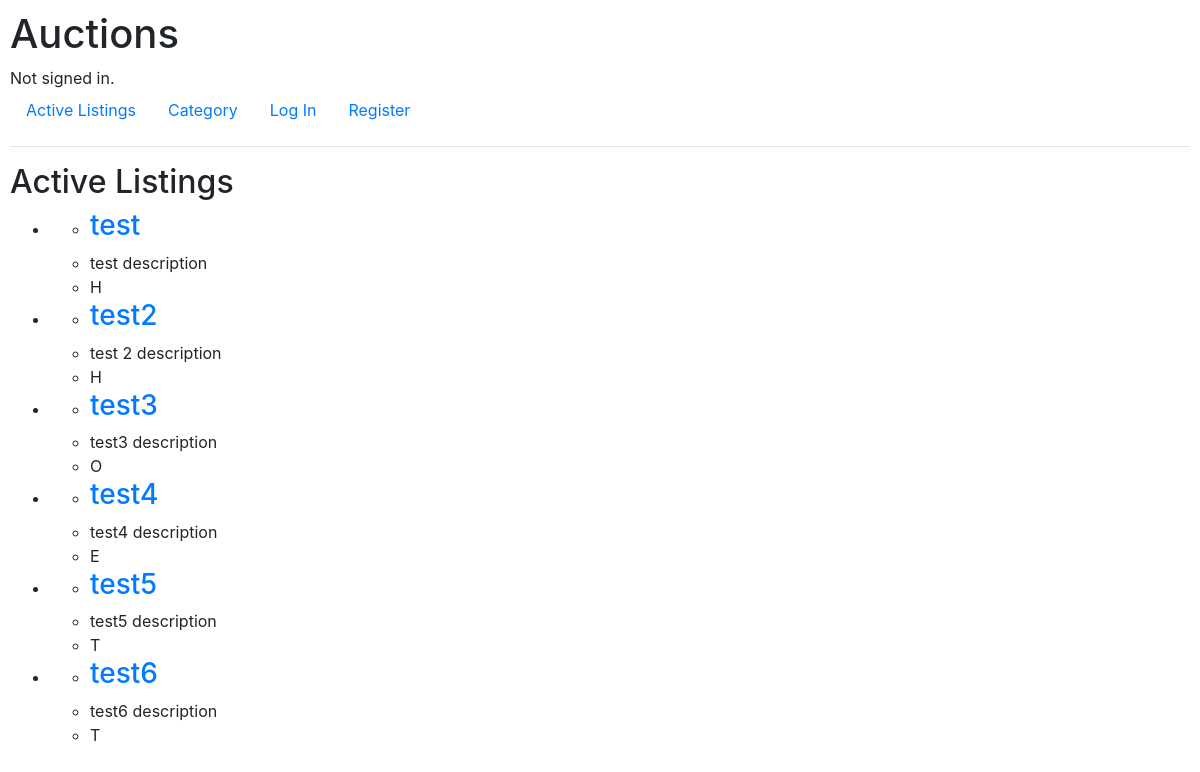
The page / on the database its author committed.
### auctions/models.py (models this page shows)
class Listing(models.Model):
    CATEGORIES = [
        ('H', 'Home'),
        ('F', 'Fashion'),
        ('T', 'Toys'),
        ('E', 'Electronics'),
        ('O', 'Other')
    ]
    title = models.CharField(max_length=64)
    description = models.TextField()
    category = models.CharField(max_length=1, choices=CATEGORIES)
    watching = models.ManyToManyField(User,related_name='listings')

### auctions/views.py (the view)
# urls.py: path("", views.index, name="index"),
def index(request):
    listings = Listing.objects.all()
    return render(request, "auctions/index.html", {
        "listings": listings
    })

### auctions/templates/auctions/index.html
{% extends "auctions/layout.html" %}
{% block body %}
    <h2>Active Listings</h2>
    <ul>
        {% for listing in listings %}
        <li>
            <ul>
                <li><a href="{% url 'listing_page' listing.id %}"><h3>{{listing.title}}</h3></a></li>
                <li>{{listing.description}}</li>
                <li>{{listing.category}}</li>
            </ul>
        </li>
        {% endfor %}
    </ul>
{% endblock %}

### auctions/static/auctions/styles.css (style rules this page uses)
body { padding: 10px; }

### rows shown on the page
Listing: title "test", description "test description", category "H"
Listing: title "test2", description "test 2 description", category "H"
Listing: title "test3", description "test3 description", category "O"
Listing: title "test4", description "test4 description", category "E"
Listing: title "test5", description "test5 description", category "T"
Listing: title "test6", description "test6 description", category "T"
